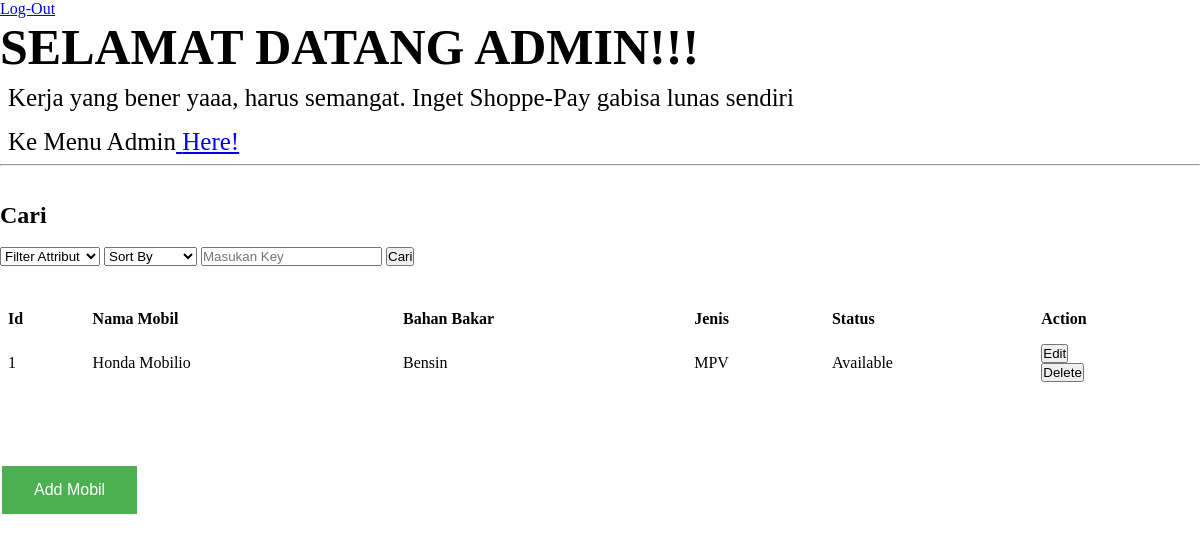
The page /admin-mobil.php on the database as committed earlier.
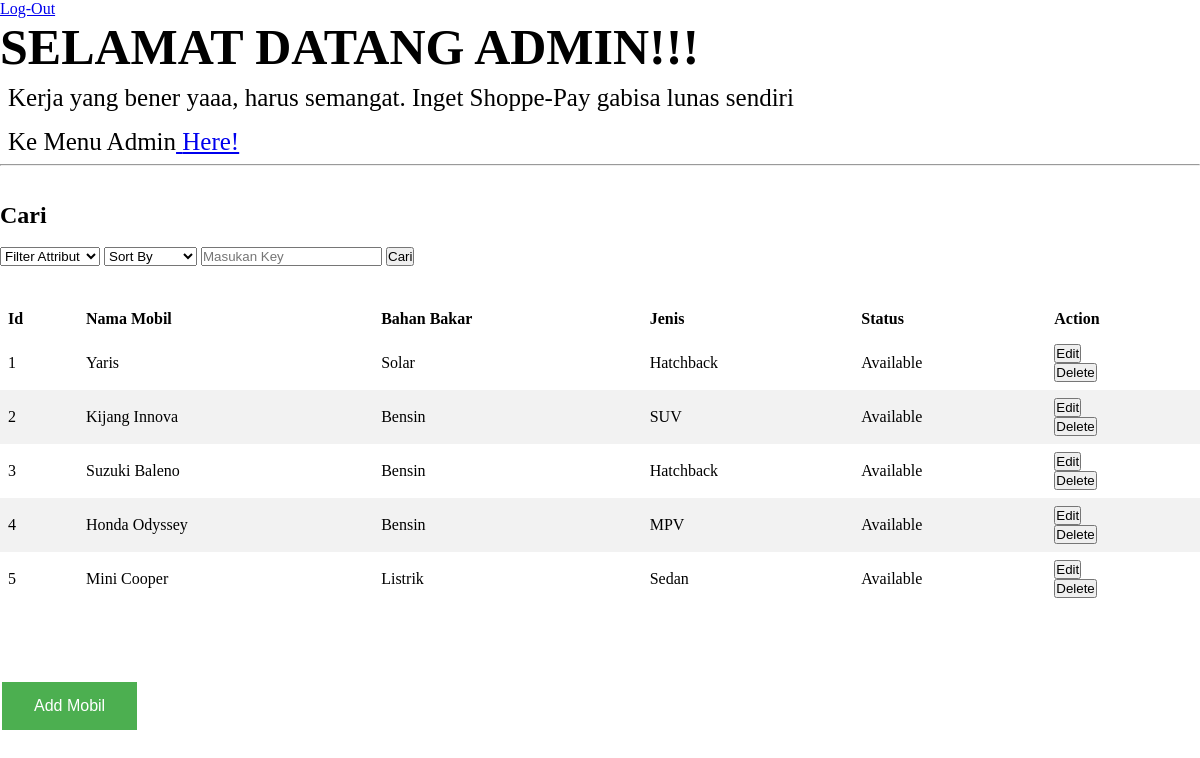
The same page on the database as committed later.
### tables this page shows
CREATE TABLE `mobil` (
  `id` int(20) NOT NULL,
  `nama_mobil` varchar(100) NOT NULL,
  `tahun` int(4) NOT NULL,
  `bahan_bakar` varchar(10) NOT NULL,
  `jenis` varchar(100) NOT NULL,
  `tarif` int(100) NOT NULL,
  `status` varchar(100) NOT NULL
);

### admin-mobil.php (the view, shortened to what this page needs)
<?php
    require_once("connection.php");
    $stmt = $pdo-> prepare("SELECT * FROM MOBIL");
        $stmt -> execute();
        $users = $stmt->fetchAll(PDO::FETCH_ASSOC);
?>
<!DOCTYPE html>
<html lang="en">
<head>
    <link rel="stylesheet" href="admin.css">
</head>
<body>
    <div class="container2">
        <a id= "login" href="user.php?action=logout">Log-Out</a>
            <div id="why">
                <h1 style="font-size: 50px;">SELAMAT DATANG ADMIN!!!</h1>
                <p style="font-size: 25px; padding: 8px;">Kerja yang bener yaaa, harus semangat. Inget Shoppe-Pay gabisa lunas sendiri</p>
                <p style="font-size: 25px; padding: 8px;"> Ke Menu Admin<a href="admin.php"> Here! </a> </p>
            </div>
            <hr> <br><br>
            <div class="tabus">
            <form action="#" method = "POST">
                <h2>Cari</h2> <br>
                <select name="s_attr" id="s_attr">
                    <option value="">Filter Attribut</option>
                </select>
                <select name="s_sort" id="s_sort">
                    <option value="">Sort By</option>
                </select>
                <input type="text" name="s_key" id="s_key" placeholder = "Masukan Key">
                <button id="search" name="search">Cari</button>
            </form>
            <br><br>
            <table id="tabel" style="border-collapse: collapse;width: 100%;" method = "POST">
                <thead>
                    <th>Id</th>
                    <th>Nama Mobil</th>
                    <th>Bahan Bakar</th>
                    <th>Jenis</th>
                    <th>Status</th>
                    <th>Action</th>
                </thead>
                <tbody>
                <?php
                    if(isset($_POST['search'])){
                        $pencarian="%".$_POST['s_key']."%";
                        $attr = $_POST['s_attr'];
                        $sort = $_POST['s_sort'];
                        try{
                            if($sort == "ascending"){
                                if($attr == "nama_mobil"){
                                    $stmt=$pdo->prepare("select * from MOBIL where nama_mobil like :nama ORDER BY nama_mobil ASC");
                                }else if($attr == "id"){
                                    $stmt=$pdo->prepare("select * from MOBIL where id like :nama ORDER BY id ASC");
                                }else if($attr == "bahan_bakar"){
                                    $stmt=$pdo->prepare("select * from MOBIL where bahan_bakar like :nama ORDER BY bahan_bakar ASC");
                                }else if($attr == "jenis"){
                                    $stmt=$pdo->prepare("select * from MOBIL where jenis like :nama ORDER BY jenis ASC");
                                }else if($attr == "status"){
                                    $stmt=$pdo->prepare("select * from MOBIL where status like :nama ORDER BY status ASC");
                                }
                            }else if($sort == "descending"){
                                if($attr == "nama_mobil"){
                                    $stmt=$pdo->prepare("select * from MOBIL where nama_mobil like :nama ORDER BY nama_mobil DESC");
                                }else if($attr == "id"){
                                    $stmt=$pdo->prepare("select * from MOBIL where id like :nama ORDER BY id DESC");
                                }else if($attr == "bahan_bakar"){
                                    $stmt=$pdo->prepare("select * from MOBIL where bahan_bakar like :nama ORDER BY bahan_bakar DESC");
                                }else if($attr == "jenis"){
                                    $stmt=$pdo->prepare("select * from MOBIL where jenis like :nama ORDER BY jenis DESC");
                                }else if($attr == "status"){
                                    $stmt=$pdo->prepare("select * from MOBIL where status like :nama ORDER BY status DESC");
                                }
                            }else{
                                if($attr == "nama_mobil"){
                                    $stmt=$pdo->prepare("select * from MOBIL where nama_mobil like :nama");
                                }else if($attr == "id"){
                                    $stmt=$pdo->prepare("select * from MOBIL where id like :nama");
                                }else if($attr == "bahan_bakar"){
                                    $stmt=$pdo->prepare("select * from MOBIL where bahan_bakar like :nama");
                                }else if($attr == "jenis"){
                                    $stmt=$pdo->prepare("select * from MOBIL where jenis like :nama");
                                }else if($attr == "status"){
                                    $stmt=$pdo->prepare("select * from MOBIL where status like :nama");
                                }
                            }
                            $stmt->BindParam(":nama",$pencarian);
                            $stmt->execute();
                            if($stmt->rowCount()<1){
                                echo "<i> Tidak ada hasil untuk pencarian kata </i>";
                            }else{
                                while($t=$stmt->fetch()){
                                ?>
                                <tr>
                                        <td><?= $t['id']?></td>
                                        <td><?= $t['nama_mobil']?></td>
                                        <td><?= $t['bahan_bakar']?></td>
                                        <td><?= $t['jenis']?></td>
                                        <td><?= $t['status']?></td>
                                        <td>
                                            <a href="editMobil.php?id=<?=$value['id']?>">
                                                <button>Edit</button>
                                            </a>
                                            <form method="post" action="kumpulan.php">
                                                <input type="hidden" name="action" value="deleteMobil">
                                                <button name='id' value="<?= $value['id']?>">Delete</button>
                                            </form>
                                        </td>
                                    </tr>
                                <?php
                                }
                            }
                        }catch(PDOException $e){
                            echo $e->getMessage();
                        }
                    }else{
                        if ($users !== null) {
                            foreach ($users as $key => $value) {
                            ?>
                            <tr>
                            <td><?= $value['id']?></td>
                            <td><?= $value['nama_mobil']?></td>
                            <td><?= $value['bahan_bakar']?></td>
                            <td><?= $value['jenis']?></td>
                            <td><?= $value['status']?></td>
                            <td>
                                <a href="editMobil.php?id=<?=$value['id']?>">
                                    <button>Edit</button>
                                </a>
                                <form method="post" action="kumpulan.php">
                                    <button name='id' value="<?= $value['id']?>">Delete</button>
                                </form>
                            </td>
                        </tr>
                    <?php
                            }
                        }
                    }
                ?>
            </tbody>
            </table> <br><br><br><br>
                <a href="tambah-mobil.php"><input type="button" class="button" value="Add Mobil" style = "background-color: #4CAF50;border: none;color: white;padding: 15px 32px;text-align: center;text-decoration: none;display: inline-block;font-size: 16px;margin: 4px 2px;cursor: pointer;"> </a>
                <br><br>
            </div>
    </div>
</body>
</html>

### admin.css (style rules this page uses)
* { margin : 0; padding : 0; box-sizing: border-box; }

### admin-mobil.php (style rules this page uses)
th, td { text-align: left; padding: 8px; }
tr:nth-child(even) { background-color: #f2f2f2; }

Rows that differ between the two databases and show on the page:
changed mobil id 1: nama_mobil "Honda Mobilio" → "Yaris"; bahan_bakar "Bensin" → "Solar"; jenis "MPV" → "Hatchback"
added mobil: id "2", nama_mobil "Kijang Innova", bahan_bakar "Bensin", jenis "SUV", status "Available"
added mobil: id "3", nama_mobil "Suzuki Baleno", bahan_bakar "Bensin", jenis "Hatchback", status "Available"
added mobil: id "4", nama_mobil "Honda Odyssey", bahan_bakar "Bensin", jenis "MPV", status "Available"
added mobil: id "5", nama_mobil "Mini Cooper", bahan_bakar "Listrik", jenis "Sedan", status "Available"
